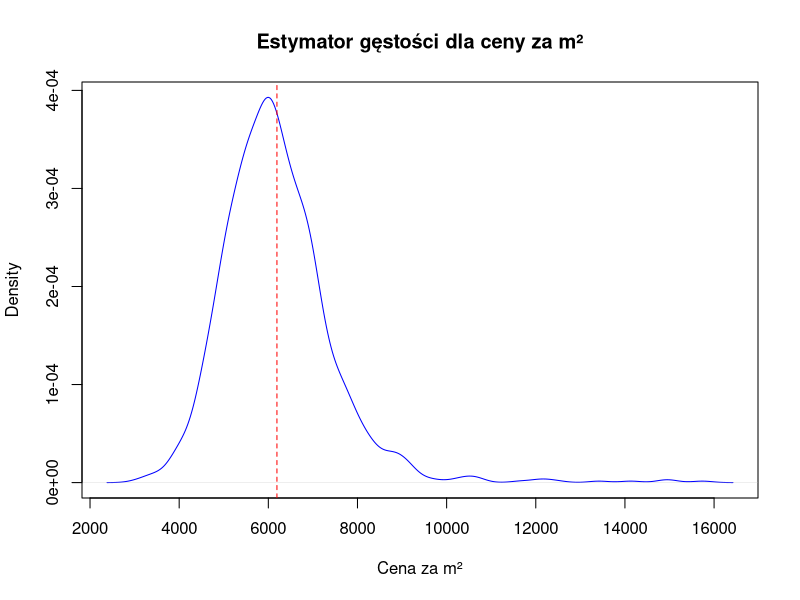

This figure's R source:
# lista11

# Global setup (alpha)
alpha <- 0.05

# Load data for tasks 3, 4, 5
# Use file.choose() if running interactively, or specify the path
# data <- read.csv2(file.choose(), text = gsub(",", ".", readLines(file.choose())), sep = ";")
# Assuming the file is in the same directory or using the original method with text connection:
tryCatch({
  data <- read.csv2(text = gsub(",", ".", readLines("dane/mieszkania.csv")), sep = ";")
}, error = function(e) {
  message("Could not read 'mieszkania.csv'. Please ensure the file is in the correct directory or provide the full path.")
  message("Error details: ", e$message)
  data <- NULL # Set data to NULL if file reading fails
})


#---------
# zadanie 1
#---------

# a) oczekiwana frekwencja , kostka jest symetryczna
observed <- c(171, 200, 168, 213, 226, 222)
n <- sum(observed)
expected_1a <- rep(n/6, 6)

# b) realizacja statyski testowej , test zgodnosci
chi_stat_1b <- sum((observed - expected_1a)^2 / expected_1a)

# c) wyznaczanie p
df_1c <- length(observed) - 1
p_value_1c <- 1 - pchisq(chi_stat_1b, df_1c)

# d) wniosek
wniosek_1d <- ifelse(p_value_1c < alpha, "Odrzucamy H0: Kostka nie jest symetryczna.", "Brak podstaw do odrzucenia H0: Kostka jest symetryczna.")

# e) chisq.test
result_1e <- chisq.test(observed, p = rep(1/6, 6))
stat_1e <- result_1e$statistic
p_value_1e <- result_1e$p.value

cat("------------------\n")
cat("zadanie 1\n")
cat("------------------\n")

cat("a) Oczekiwane frekwencje:\n", expected_1a, "\n")
cat("b) Statystyka testowa (Chi-kwadrat):\n", chi_stat_1b, "\n")
cat("c) Wartość p:\n", p_value_1c, "\n")
cat("d) Wniosek:\n", wniosek_1d, "\n")
cat("e) Wyniki chisq.test:\nStatystyka =", stat_1e, "\np-value =", p_value_1e, "\n")
cat("\n")


#---------
# zadanie 2
#---------

# a) oczekiwana frekwencja , niezaleznosc cech
observed_matrix <- matrix(c(200, 300, 150, 350), nrow = 2, byrow = TRUE)
expected_2a <- outer(rowSums(observed_matrix), colSums(observed_matrix)) / sum(observed_matrix)

# b) realizacja statyski testowej , test niezależnosci Pearsona
chi_stat_2b <- sum((observed_matrix - expected_2a)^2 / expected_2a)

# c) wartosc p
df_2c <- (nrow(observed_matrix)-1)*(ncol(observed_matrix)-1)
p_value_2c <- 1 - pchisq(chi_stat_2b, df_2c)

# d) wniosek
wniosek_2d <- ifelse(p_value_2c < alpha, "Odrzucamy H0: Istnieje zależność między płcią a wykształceniem.", "Brak podstaw do odrzucenia H0: Cechy są niezależne.")

# e) chisq.test
result_2e <- chisq.test(observed_matrix)
stat_2e <- result_2e$statistic
p_value_2e <- result_2e$p.value

# f) dokladny test Fishera  (fisher.test)
fisher_result_2f <- fisher.test(observed_matrix)
p_value_2f <- fisher_result_2f$p.value

cat("------------------\n")
cat(" zadanie 2 \n")
cat("------------------\n")

cat("a) Oczekiwane frekwencje (macierz):\n")
print(expected_2a)
cat("\nb) Statystyka testowa (Chi-kwadrat):\n", chi_stat_2b, "\n")
cat("c) Wartość p:\n", p_value_2c, "\n")
cat("d) Wniosek:\n", wniosek_2d, "\n")
cat("e) Wyniki chisq.test:\nStatystyka =", stat_2e, "\np-value =", p_value_2e, "\n")
cat("f) Wynik Fisher's Exact Test (p-value):\n", p_value_2f, "\n")
cat("\n")


#---------
# zadanie 3
#---------

if (!is.null(data)) {
  # a) rozklad liczby pokoi w zaleznosci od dzielnicy
  table_3a <- table(data$Dzielnica, data$Pokoje)

  # b) jakas smieszna zmienna
  # Stworzenie zmiennej nowa_pokoje: 4 lub więcej pokoi grupowane jako 4
  data$nowa_pokoje <- ifelse(data$Pokoje >= 4, 4, data$Pokoje)

  # c) liczba pokoi niezalezna od dzielnicy (test na nowej zmiennej)
  # Sprawdzenie czy tabela ma wystarczająco danych (unikalne dzielnice i pokoje)
  # Chi-kwadrat wymaga co najmniej 2 wierszy i 2 kolumn w tabeli obserwacji
  table_3c <- table(data$Dzielnica, data$nowa_pokoje)

cat("------------------\n")
cat(" zadanie 3 \n")
cat("------------------\n")
  cat("a) Rozkład liczby pokoi w zależności od dzielnicy:\n")
  print(table_3a)
  cat("\nb) Stworzono zmienną 'nowa_pokoje', grupując >=4 pokoje jako 4.\n")

  if (nrow(table_3c) > 1 && ncol(table_3c) > 1 && all(colSums(table_3c) > 0) && all(rowSums(table_3c) > 0) && sum(table_3c) > 0) {
     chi3 <- chisq.test(table_3c)
     cat("c) Wyniki testu niezależności (nowa_pokoje vs Dzielnica):\nStatystyka =", chi3$statistic, "\np-value =", chi3$p.value, "\n")
  } else {
     cat("c) Nie można wykonać testu chi-kwadrat. Tabela obserwacji dla testu niezależności nie spełnia wymagań (np. za mało kategorii).\n")
     # Print the table that caused the issue for debugging
     # print(table_3c)
  }
  cat("\n")
} else {
  cat("------------------\n")
cat(" zadanie 3 \n")
cat("------------------\n")
  cat("Nie można wykonać zadania 3, ponieważ plik 'mieszkania.csv' nie został wczytany.\n\n")
}


#---------
# zadanie 4
#---------

if (!is.null(data)) {
  # a) zmienna która wskazuje czy cena za m^2 > 6000
  data$cena_m2 <- data$Cena / data$Metraz
  data_clean <- data[!is.infinite(data$cena_m2) & !is.nan(data$cena_m2), ] # Usuń wartości niepoprawne (Inf i NaN)
  data_clean$cena_wysoka <- ifelse(data_clean$cena_m2 > 6000, "Tak", "Nie")
  data_clean <- data_clean[!is.na(data_clean$cena_wysoka), ] # Usuń NA, jeśli by się pojawiły

  # b) czy cena za m^2 jest zalezna od dzielnicy
  table_4b <- table(data_clean$Dzielnica, data_clean$cena_wysoka)

  cat("------------------\n")
cat(" zadanie 4 \n")
cat("------------------\n")
  cat("a) Stworzono zmienną 'cena_wysoka' (Tak/Nie, czy cena za m² > 6000).\n")

  if (nrow(table_4b) > 1 && ncol(table_4b) > 1 && all(colSums(table_4b) > 0) && all(rowSums(table_4b) > 0) && sum(table_4b) > 0) {
      chi4 <- chisq.test(table_4b)
      cat("b) Wyniki testu niezależności (cena_wysoka vs Dzielnica):\nStatystyka =", chi4$statistic, "\np-value =", chi4$p.value, "\n")
  } else {
      cat("b) Nie można wykonać testu chi-kwadrat. Tabela obserwacji dla testu niezależności nie spełnia wymagań (np. za mało kategorii, brak obserwacji w niektórych kategoriach).\n")
      # print(table_4b) # Useful for debugging
  }
  cat("\n")
} else {
   cat("--------- zadanie 4 ---------\n")
   cat("Nie można wykonać zadania 4, ponieważ plik 'mieszkania.csv' nie został wczytany.\n\n")
}


#---------
# zadanie 5
#---------

if (!is.null(data)) {
  # ensure cena_m2 is clean
  data_clean_5 <- data[!is.infinite(data$cena_m2) & !is.nan(data$cena_m2), ]
  cena_m2_clean <- na.omit(data_clean_5$cena_m2)

  cat("------------------\n")
cat(" zadanie 5 \n")
cat("------------------\n")
  

  # a) Test normalności dla ceny za m²
  if (length(cena_m2_clean) >= 3) {
    shapiro_test_cena_5a <- shapiro.test(cena_m2_clean)
    cat("a) Test normalności Shapiro-Wilka dla ceny za m²:\np-value =", shapiro_test_cena_5a$p.value, "\n")
    # estymator gęstości (plot)
    plot(density(cena_m2_clean), main = "Estymator gęstości dla ceny za m²", xlab = "Cena za m²", col = "blue")
    abline(v = mean(cena_m2_clean), col = "red", lty = 2)
    cat("   (Wygenerowano wykres estymatora gęstości dla ceny za m²)\n")
  } else {
    cat("a) Za mało danych do wykonania testu Shapiro-Wilka i rysowania estymatora gęstości dla ceny za m² (wymagane min. 3 obserwacje).\n")
  }
  cat("\n")

  #b) Test normalności dla metrażu mieszkań w Śródmieściu
  srodmiescie_data_5b <- subset(data, Dzielnica == "Śródmieście")
  srodmiescie_metraz_5b <- na.omit(srodmiescie_data_5b$Metraz)

  if (length(srodmiescie_metraz_5b) >= 3) {
    shapiro_test_metraz_5b <- shapiro.test(srodmiescie_metraz_5b)
    cat("b) Test normalności Shapiro-Wilka dla metrażu w Śródmieściu:\np-value =", shapiro_test_metraz_5b$p.value, "\n")

    # Estymator gęstości (plot)
    plot(density(srodmiescie_metraz_5b),
         main = "Estymator gęstości dla metrażu w Śródmieściu",
         xlab = "Metraż",
         col = "darkgreen")
    abline(v = mean(srodmiescie_metraz_5b), col = "red", lty = 2)
    cat("   (Wygenerowano wykres estymatora gęstości dla metrażu w Śródmieściu)\n")

  } else {
    cat("b) Za mało danych do wykonania testu Shapiro-Wilka i rysowania estymatora gęstości dla metrażu w Śródmieściu (wymagane min. 3 obserwacje).\n")
  }
  cat("\n")

} else {
  cat("------------------\n")
cat(" zadanie 5 \n")
cat("------------------\n")
  cat("Nie można wykonać zadania 5, ponieważ plik 'mieszkania.csv' nie został wczytany.\n\n")
}


#---------
# zadanie 6
#---------

set.seed(123) # Ustawienie ziarna dla powtarzalności wyników losowych

# a) 1000 realizacji z rozkładu wykladniczego o wartosci oczekiwanej 1 (czyli rate=1)
exp_sample_6a <- rexp(1000, rate = 1)

# b) Testy zgodności (Kolmogorowa-Smirnowa)
# i) rozkad normalny o sredniej 1 odchylenie 1
ks_normal_6bi <- ks.test(exp_sample_6a, "pnorm", mean = 1, sd = 1)
p_value_6bi <- ks_normal_6bi$p.value

# ii) rozklad wykladniczy lambda=1
ks_exp_6bii <- ks.test(exp_sample_6a, "pexp", rate = 1)
p_value_6bii <- ks_exp_6bii$p.value

# c) 1000 realizacji Gamma ,ksztalt 100 , skala 1 (czyli rate=1/scale=1)
# Srednia rozkladu Gamma to shape/rate = 100/1 = 100.
# Odchylenie standardowe to sqrt(shape)/rate = sqrt(100)/1 = 10.
gamma_sample_6c <- rgamma(1000, shape = 100, rate = 1)

# d) Testy zgodności (Kolmogorowa-Smirnowa) dla próbki Gamma
# i) rozkalad normalny , srednia 100 , odchylenie 10
ks_normal_gamma_6di <- ks.test(gamma_sample_6c, "pnorm", mean = 100, sd = 10)
p_value_6di <- ks_normal_gamma_6di$p.value

# ii) rozklad Gamma , parametry 100 (ksztalt), 1 (rate)
ks_gamma_6dii <- ks.test(gamma_sample_6c, "pgamma", shape = 100, rate = 1)
p_value_6dii <- ks_gamma_6dii$p.value

cat("------------------\n")
cat(" zadanie 6 \n")
cat("------------------\n")

cat("a) Wygenerowano 1000 realizacji z rozkładu wykładniczego (rate=1).\n")
cat("   Pierwsze 10 elementów:", head(exp_sample_6a, 10), "...\n")
cat("b) Testy zgodności dla próbki wykładniczej:\n")
cat("   i) Wartość p (vs N(1,1)):", p_value_6bi, "\n")
cat("   ii) Wartość p (vs Exp(1)):", p_value_6bii, "\n")
cat("c) Wygenerowano 1000 realizacji z rozkładu Gamma (shape=100, rate=1).\n")
cat("   Pierwsze 10 elementów:", head(gamma_sample_6c, 10), "...\n")
cat("d) Testy zgodności dla próbki Gamma:\n")
cat("   i) Wartość p (vs N(100,10)):", p_value_6di, "\n")
cat("   ii) Wartość p (vs Gamma(100,1)):", p_value_6dii, "\n")
cat("\n")